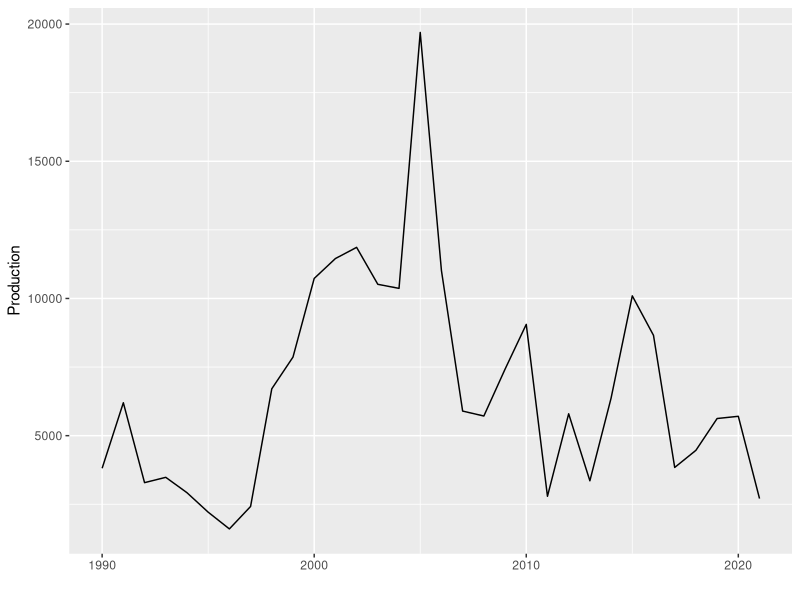
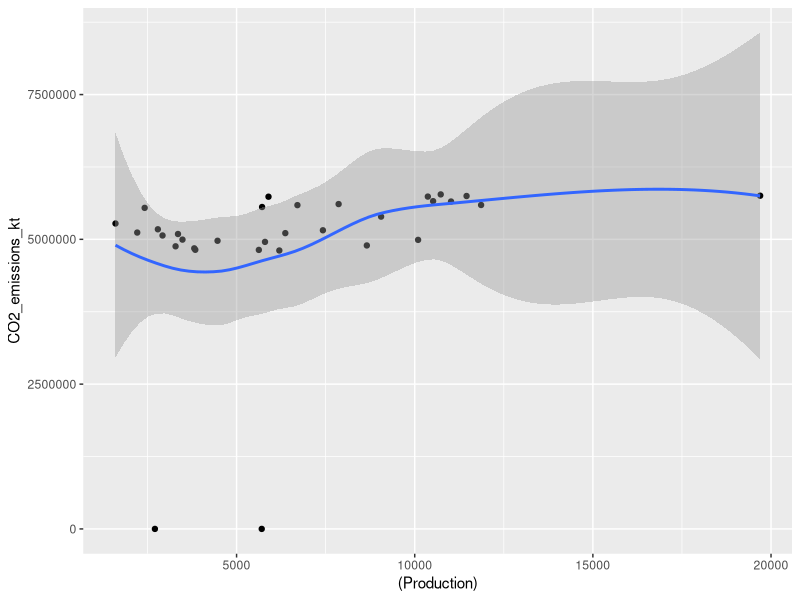
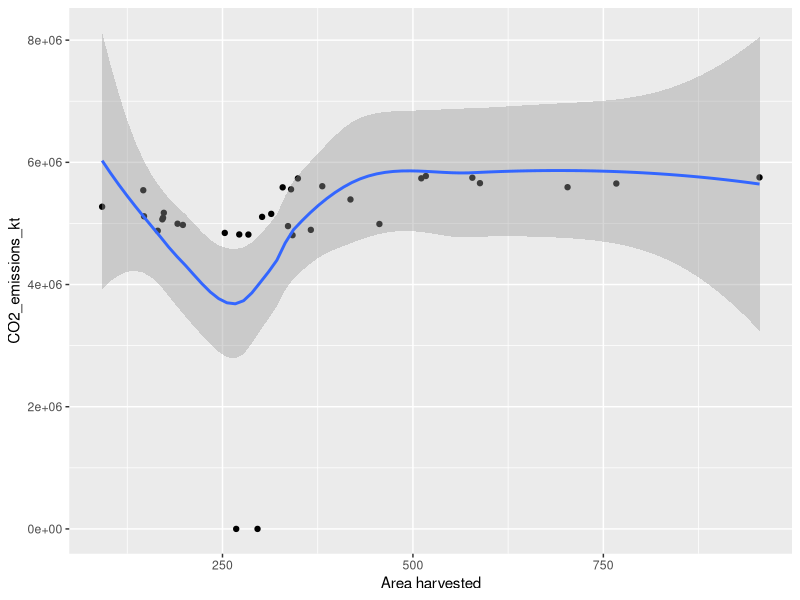
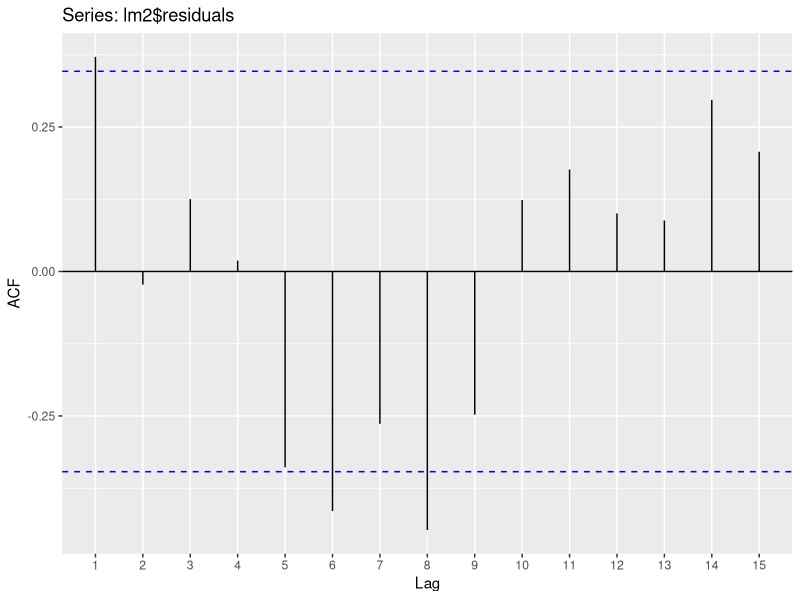
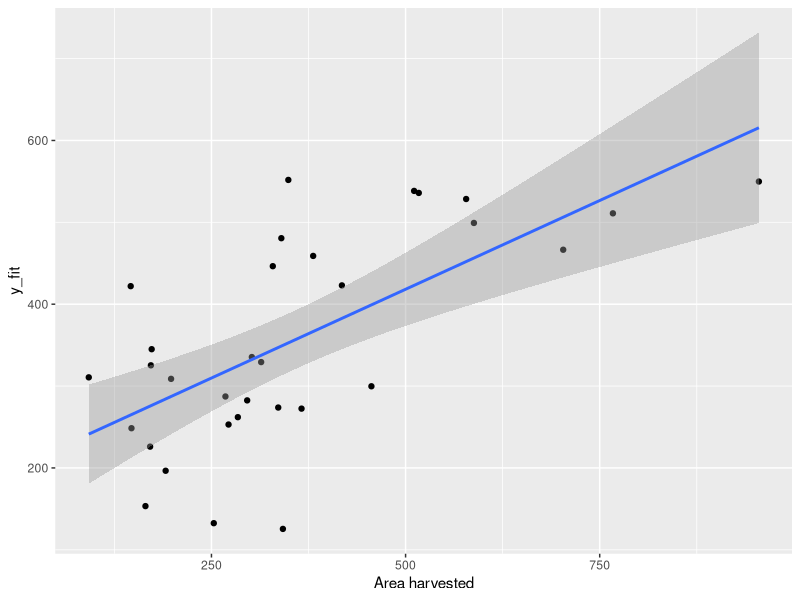
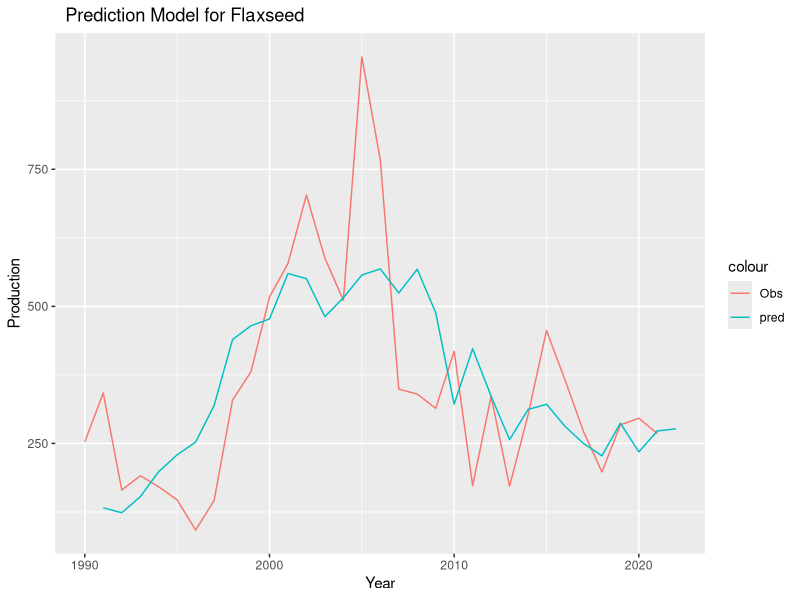
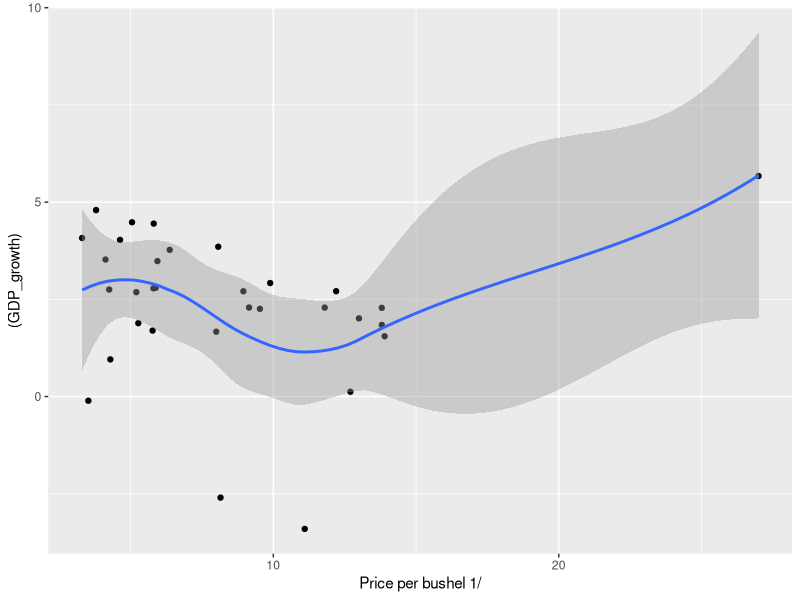
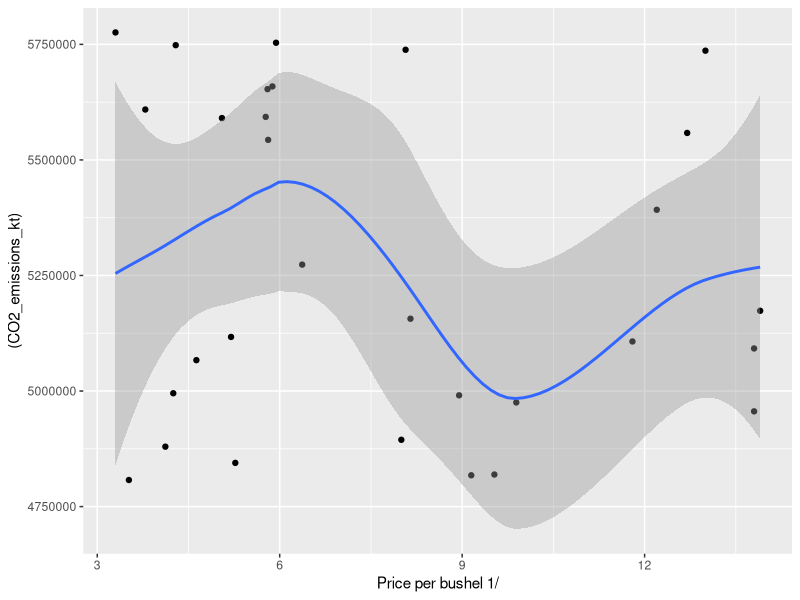

Source code (R) for these figures, in order:
## ---- chunk 1
library(tidyverse)
library(ggplot2)
library(dplyr)
#install.packages("forecast")
require(forecast)
library(readr)
library(tidyr)
## ---- chunk 2
## CLEAN THE DATA
co2_data_clean <- read.csv(here::here("dataset/clean_co2.csv"))

view(co2_data_clean)
## ---- chunk 3
# used barley datasets for col names
barley_data_3 <- read_csv(here::here("dataset", "barley/crop_p015_t005.csv"),skip = 5)
barley_data_3<- barley_data_3[-2,3:ncol(barley_data_3)] %>% drop_na(Year) %>% head(-1)

barley_data_4 <- read_csv(here::here("dataset", "barley/crop_p016_t010.csv"),skip = 5)
barley_data_4<- barley_data_4[-2,3:ncol(barley_data_4)] %>% drop_na(Year) %>% head(-1)



flaxseed_data_3 <- read_csv(here::here("dataset", "flaxseed/crop_p086_t049.csv"), 
                            col_types = cols(`49` = col_skip(), t = col_skip(), 
                                             `Crop Production Historical Track Records: Released April 11, 2022, by the National Agricultural Statistics Service (NASS), Agricultural Statistics Board, United States Department of Agriculture (USDA).` = col_double(), 
                                             ...3 = col_double(), u = col_skip()), 
                            skip = 7)
colnames(flaxseed_data_3) <- colnames(barley_data_3)

flaxseed_data_3 <- flaxseed_data_3 %>% drop_na(Year)

# View(flaxseed_data_3)
flaxseed_data_4 <- read_csv(here::here("dataset", "flaxseed/crop_p087_t050.csv"), 
                            col_types = cols(`50` = col_skip(), t = col_skip(), 
                                             `Crop Production Historical Track Records: Released April 11, 2022, by the National Agricultural Statistics Service (NASS), Agricultural Statistics Board, United States Department of Agriculture (USDA).` = col_double(), 
                                             ...3 = col_double(), u = col_skip()), 
                            skip = 7)
colnames(flaxseed_data_4) <- colnames(barley_data_4)

flaxseed_data_4 <- flaxseed_data_4 %>% drop_na(Year)

# View(flaxseed_data_4)
flaxseed_data_3 <- flaxseed_data_3 %>% type_convert()
flaxseed_data <- flaxseed_data_3%>%bind_rows(flaxseed_data_4) 
View(flaxseed_data)

flaxseed_co2_data <- co2_data_clean %>% left_join(flaxseed_data, by = c("Time" = "Year"))


flaxseed_co2_data <- flaxseed_co2_data %>% filter(CO2_emissions_kt != "..") %>% type_convert()

View(flaxseed_co2_data)

## ---- chunk 4

Year <- flaxseed_co2_data %>% pull(Time)
Production <- flaxseed_co2_data %>% pull(Production)
co_emit <- flaxseed_co2_data %>% pull(CO2_emissions_kt)

flaxseed_ts <- ggplot(flaxseed_co2_data, aes(x=Year, y=Production)) +
  geom_line() +
  xlab("")
flaxseed_ts

## ---- chunk 5
flaxseed_co2_data <- flaxseed_co2_data %>% mutate(t = c(1:nrow(flaxseed_co2_data)))
lm2 <- (lm(`Area harvested`~ CO2_emissions_kt +  I(CO2_emissions_kt^2) + t,  flaxseed_co2_data)) 
summary(lm2)

## ---- chunk 6
flaxseed_co2_data %>% ggplot(aes(x = (Production), y = CO2_emissions_kt)) + geom_point()+ geom_smooth()

flaxseed_co2_data %>% ggplot(aes(x = `Area harvested`, y = CO2_emissions_kt)) + geom_point()+ geom_smooth()

## ---- chunk 7
ggAcf(lm2$residuals)
## ---- chunk 8
flaxseed_co2_data <- flaxseed_co2_data %>% mutate(t = c(1:nrow(flaxseed_co2_data)))
lm2 <- (lm(`Area harvested`~ CO2_emissions_kt +  I(CO2_emissions_kt^2) + t,  flaxseed_co2_data)) 
summary(lm2)

## ---- chunk 9
flaxseed_co2_data %>% mutate(y_fit = predict(lm2)) %>% ggplot(aes(x = `Area harvested`, y = y_fit)) + geom_point()+ geom_smooth(method="lm")
#predicted 400, and true value is 200. 
#lag of harvest data, and co2 emission
#prediction aganist the real value of area harvested. The point needs to be aligned and 45 degrees. 
lm2 <- (lm(`Area harvested`~ lag(CO2_emissions_kt) +  I(lag(CO2_emissions_kt)^2) + t,  flaxseed_co2_data)) 
summary(lm2)
y_pred <- flaxseed_co2_data %>% select(`Area harvested`,CO2_emissions_kt, t) 
y_pred <-rbind(y_pred, c(NA,NA,33))
y_pred2 <- predict(lm2,y_pred)
flaxseed_pred <- data.frame(y = c(flaxseed_co2_data$`Area harvested`, NA),
                            y_fit= c(y_pred2),
                            Year= c(1990:2022))

flaxseed_pred %>% ggplot()+
  geom_line(aes(x = Year, y = y, color = "Obs"))+
  geom_line(aes(x = Year, y = y_fit, color = "pred")) + labs(y = "Production") + labs(title = "  Prediction Model for Flaxseed" )
flaxseed_pred %>% tail(5)

## ---- chunk 10
flaxseed_co2_data %>% ggplot(aes(y = (GDP_growth), x = `Price per bushel 1/`)) + geom_point() + geom_smooth()

ggplot(flaxseed_co2_data[which(flaxseed_co2_data$CO2_emissions_kt>0),],aes(y = (CO2_emissions_kt), x = `Price per bushel 1/`)) + geom_point() + geom_smooth()
flaxseed_co2_data %>% ggplot(aes(y = (Goods_services_exports), x = `Price per bushel 1/`)) + geom_point() + geom_smooth()
flaxseed_co2_data %>% ggplot(aes(y = (Goods_services_exports), x = (Production))) + geom_point() + geom_smooth()

ggplot(flaxseed_co2_data[which(flaxseed_co2_data$Forest_area_percent>0),],aes(y = (Forest_area_percent), x = `Area harvested`)) + geom_point() + geom_smooth()

